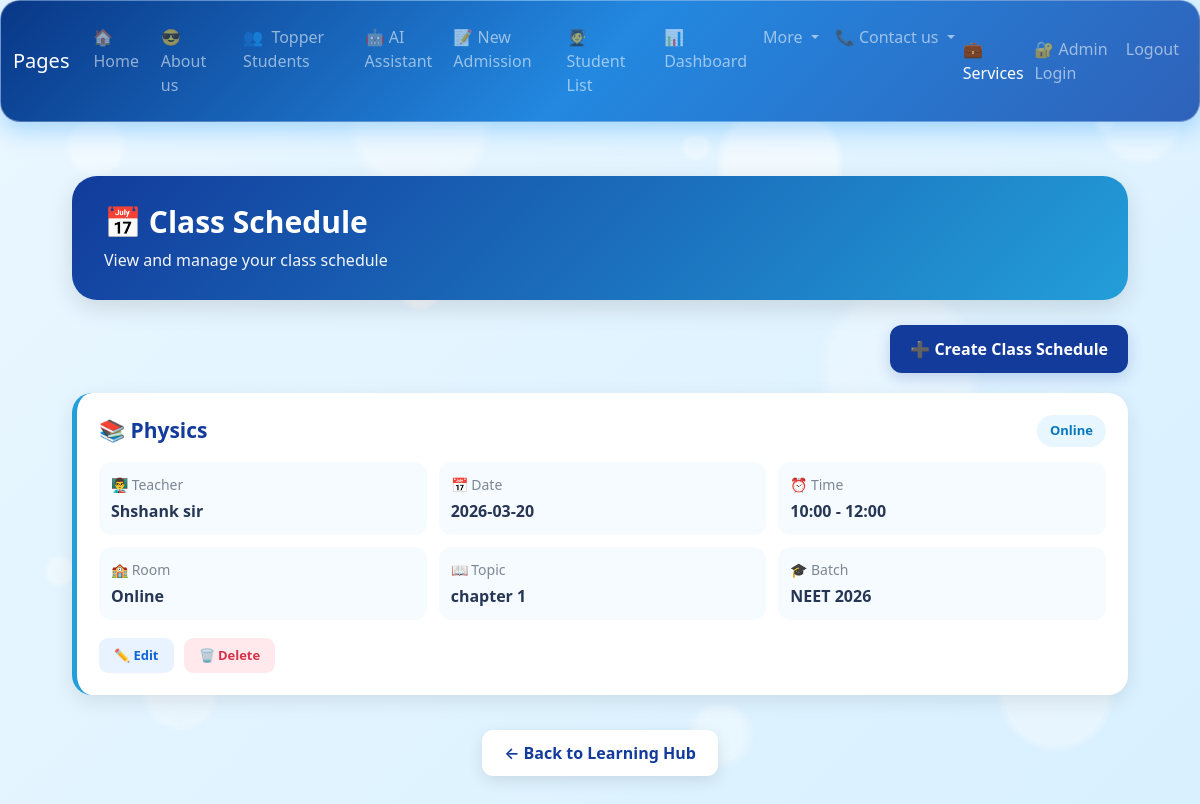
The page /class_schedule (signed in) on the database as committed earlier.
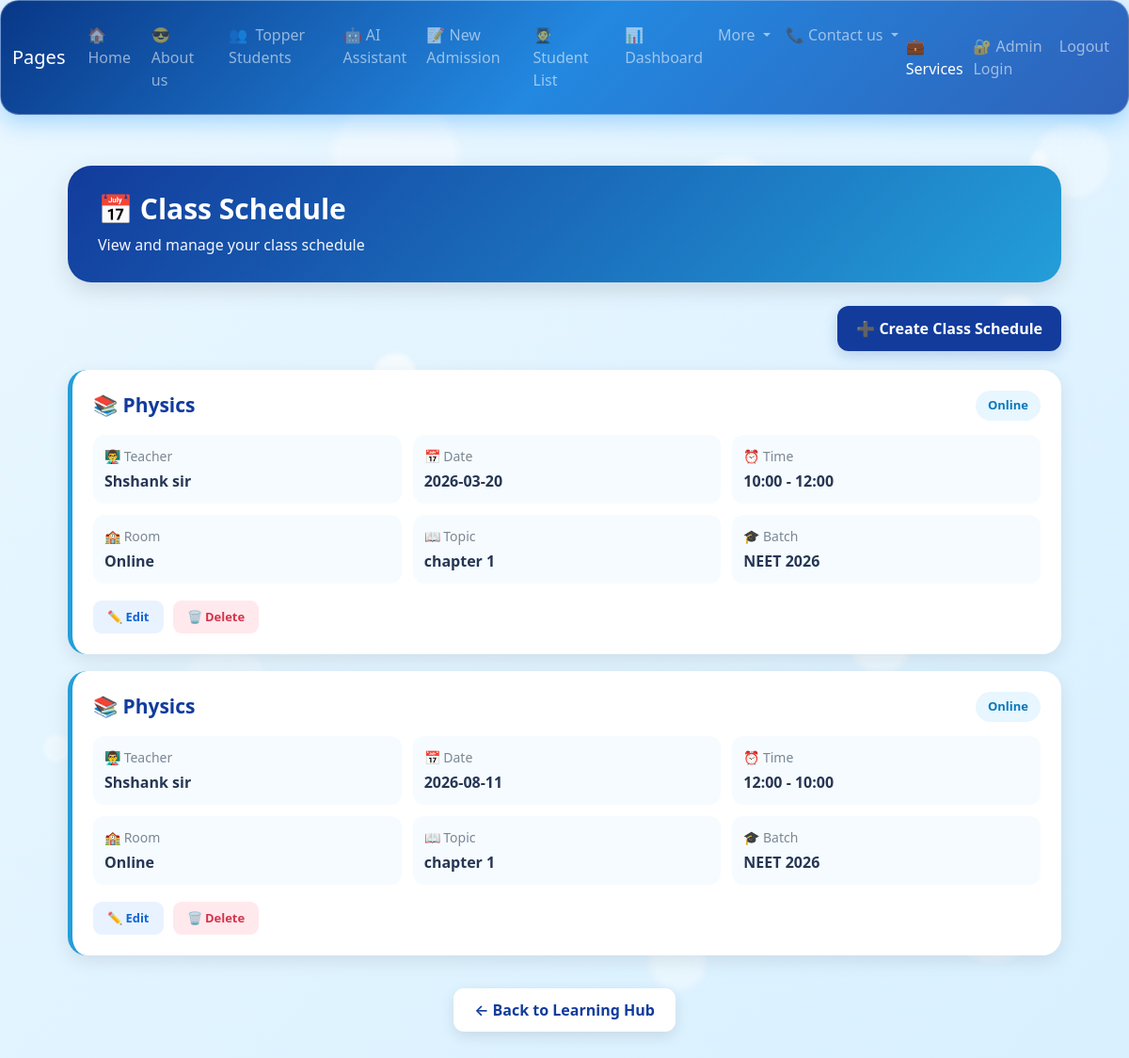
The same page on the database as committed later.
### app.py (models this page shows)
class ClassSchedule(db.Model):
    id = db.Column(db.Integer, primary_key=True)
    subject = db.Column(db.String(100), nullable=False)
    teacher = db.Column(db.String(100), nullable=False)
    class_date = db.Column(db.Date, nullable=False)
    start_time = db.Column(db.String(20), nullable=False)
    end_time = db.Column(db.String(20), nullable=False)
    mode = db.Column(db.String(20), nullable=False)  # Online / Offline
    room = db.Column(db.String(100))
    meeting_link = db.Column(db.String(500))
    topic = db.Column(db.String(200))
    batch = db.Column(db.String(100))
    created_at = db.Column(
        db.DateTime,
        default=datetime.utcnow
    )

### app.py (the view)
@app.route('/class_schedule')
def class_schedule():
    if "user" not in session:
        flash("Please Login First", "warning")
        return redirect(url_for('login'))
    schedules = ClassSchedule.query.order_by(
        ClassSchedule.class_date.asc(),
        ClassSchedule.start_time.asc()
    ).all()
    return render_template(
        'class_schedule.html',
        schedules=schedules
    )

### templates/class_schedule.html (shortened to what this page needs)
{% extends "base.html" %}
{% block content %}
<div class="schedule-container">
    <div class="schedule-header">
        <h1>📅 Class Schedule</h1>
        <p>
            View and manage your class schedule
        </p>
    </div>
    <div class="create-area">
        <a href="{{ url_for('add_class_schedule') }}"
           class="create-btn">
            ➕ Create Class Schedule
        </a>
    </div>
    {% if schedules %}
        {% for schedule in schedules %}
        <div class="schedule-card">
            <div class="schedule-top">
                <div class="subject">
                    📚 {{ schedule.subject }}
                </div>
                <div class="mode">
                    {{ schedule.mode }}
                </div>
            </div>
            <div class="schedule-info">
                <div class="info-box">
                    <small>👨‍🏫 Teacher</small>
                    <strong>{{ schedule.teacher }}</strong>
                </div>
                <div class="info-box">
                    <small>📅 Date</small>
                    <strong>{{ schedule.class_date }}</strong>
                </div>
                <div class="info-box">
                    <small>⏰ Time</small>
                    <strong>
                        {{ schedule.start_time }}
                        -
                        {{ schedule.end_time }}
                    </strong>
                </div>
                <div class="info-box">
                    <small>🏫 Room</small>
                    <strong>
                        {{ schedule.room or 'Online' }}
                    </strong>
                </div>
                <div class="info-box">
                    <small>📖 Topic</small>
                    <strong>
                        {{ schedule.topic or 'Not specified' }}
                    </strong>
                </div>
                <div class="info-box">
                    <small>🎓 Batch</small>
                    <strong>
                        {{ schedule.batch or 'All Batches' }}
                    </strong>
                </div>
            </div>
            {% if session.get("role") == "admin" %}
            <div class="schedule-actions">
                <a href="{{ url_for('edit_class_schedule',
                                    id=schedule.id) }}"
                   class="edit-btn">
                    ✏️ Edit
                </a>
                <a href="{{ url_for('delete_class_schedule',
                                    id=schedule.id) }}"
                   class="delete-btn"
                   onclick="return confirm('Are you sure you want to delete this schedule?');">
                    🗑️ Delete
                </a>
            </div>
            {% endif %}
        </div>
        {% endfor %}
    {% endif %}
    <div class="back-area">
        <a href="{{ url_for('learning_hub') }}"
           class="back-btn">
            ← Back to Learning Hub
        </a>
    </div>
</div>
{% endblock %}

### templates/base.html (shortened to what this page needs)
<!DOCTYPE html>
<html>
    <head>
        <link href="https://cdn.jsdelivr.net/npm/bootstrap@5.3.3/dist/css/bootstrap.min.css" rel="stylesheet">
   <link rel="stylesheet" href="https://cdn.jsdelivr.net/npm/bootstrap-icons@1.11.3/font/bootstrap-icons.css">
    </head>
    <body>
     <nav class="navbar navbar-expand-lg navbar-dark py-3"
     style="
background: linear-gradient(135deg,#093787,#2388e0,#2f62ba);
color:white;
border-radius:20px;
border:1px solid rgba(255,255,255,.3);
box-shadow:0 8px 25px rgba(0,140,255,.3);
";>
            <div class="container-fluid">
                <a href="#" class="navbar-brand">Pages</a>
                <div class="collapse navbar-collapse" id="navbarCollapse">
                    <div class="navbar-nav">
                <a href="{{ url_for('home') }}" class="nav-item nav-link {% if request.endpoint == 'home' %}active fw-bold{% endif %}">🏠&nbsp; Home</a>
                <a href="{{ url_for('about') }}" class="nav-item nav-link {% if request.endpoint == 'about' %}active fw-bold{% endif %}">😎&nbsp; About us</a>
                <a href="{{ url_for('students') }}" class="nav-item nav-link {% if request.endpoint == 'students' %}active fw-bold{% endif %}">👥&nbsp; Topper Students</a>
                <li class="nav-item"><a class="nav-link" href="{{ url_for('ai_assistant') }}"> 🤖 AI Assistant</a></li>
                 <a href="{{ url_for('admission') }}" class="nav-item nav-link {% if request.endpoint == 'admission' %}active fw-bold{% endif %}">📝 New Admission</a>
                    <a href="{{ url_for('student_list') }}" class="nav-item nav-link {% if request.endpoint == 'student_list' %}active fw-bold{% endif %}">🧑‍🎓&nbsp; Student List</a>
                    <a href="{{ url_for('dashboard') }}" class="nav-link">📊 Dashboard</a>
<li class="nav-item dropdown">
    <a class="nav-link dropdown-toggle"
       href="#"
       id="moreDropdown"
       role="button"
       data-bs-toggle="dropdown"
       aria-expanded="false">
        More
    </a>
</li>
                    <div class="nav-item dropdown">
    <a href="#" class="nav-link dropdown-toggle"
       data-bs-toggle="dropdown">
        📞 Contact us
    </a>
</div>
                </div>
                <a href="#" class="nav-item nav-link active">💼Services</a>
            </div>
            <div class="navbar-nav ms-auto">
                <a class="nav-link" href="{{ url_for('login') }}">🔐 Admin Login</a>
               <li class="nav-item">
    <a class="nav-link" href="{{ url_for('logout') }}">
         Logout
    </a>
</li>
            </div>
        </div>
    </nav>
        <div class="container mt-4">
    {% block content %}
    {% endblock %}
</div>
    </body>
</html>

### templates/base.html (style rules this page uses)
body { background:linear-gradient(135deg,#127ecd,#b4e2f6,#127ced); min-height:100vh; overflow-x:hidden; }
body::before { content:""; position:fixed; top:0; left:0; width:100%; height:100%; pointer-events:none; z-index:0; background: radial-gradient(circle at 8% 18%, rgba(255,255,255,.35) 0 25px, transparent 32px), radial-gradient(circle at 20% 65%, rgba(255,255,255,.22) 0 45px, transparent 55px), radial-gradient(circle at 35% 35%, rgba(255,255,255,.30) 0 18px, transparent 25px), radial-gradient(circle at 50% 80%, rgba(255,255,255,.25) 0 35px, transparent 45px), radial-gradient(circle at 65% 20%, rgba(255,255,255,.32) 0 55px, transparent 65px), radial-gradient(circle at 78% 60%, rgba(255,255,255,.25) 0 28px, transparent 38px), radial-gradient(circle at 90% 30%, rgba(255,255,255,.35) 0 20px, transparent 30px), radial-gradient(circle at 88% 85%, rgba(255,255,255,.22) 0 50px, transparent 60px), radial-gradient(circle at 15% 85%, rgba(255,255,255,.18) 0 30px, transparent 40px), radial-gradient(circle at 35% 15%, rgba(255,255,255,.22) 0 60px, transparent 75px), radial-gradient(circle at 60% 90%, rgba(255,255,255,.20) 0 25px, transparent 35px), radial-gradient(circle at 75% 45%, rgba(255,255,255,.15) 0 70px, transparent 85px), radial-gradient(circle at 95% 15%, rgba(255,255,255,.20) 0 35px, transparent 45px), radial-gradient(circle at 35% 35%, rgba(255,255,255,.30) 0 18px, transparent 25px), radial-gradient(circle at 15% 85%, rgba(255,255,255,.18) 0 30px, transparent 40px), radial-gradient(circle at 35% 15%, rgba(255,255,255,.22) 0 60px, transparent 75px), radial-gradient(circle at 60% 90%, rgba(255,255,255,.20) 0 25px, transparent 35px), radial-gradient(circle at 75% 45%, rgba(255,255,255,.15) 0 70px, transparent 85px), radial-gradient(circle at 95% 15%, rgba(255,255,255,.20) 0 35px, transparent 45px), radial-gradient(circle at 35% 35%, rgba(255,255,255,.30) 0 18px, transparent 25px), radial-gradient(circle at 50% 80%, rgba(255,255,255,.25) 0 35px, transparent 45px), radial-gradient(circle at 65% 20%, rgba(255,255,255,.32) 0 55px, transparent 65px), radial-gradient(circle at 78% 60%, rgba(255,255,255,.25) 0 28px, transparent 38px), radial-gradient(circle at 90% 30%, rgba(255,255,255,.35) 0 20px, transparent 30px), radial-gradient(circle at 88% 85%, rgba(255,255,255,.22) 0 50px, transparent 60px), radial-gradient(circle at 12% 25%, rgba(255,255,255,.25) 0 8px, transparent 14px), radial-gradient(circle at 28% 55%, rgba(255,255,255,.45) 0 12px, transparent 18px), radial-gradient(circle at 45% 75%, rgba(255,255,255,.28) 0 7px, transparent 13px), radial-gradient(circle at 58% 18%, rgba(255,255,255,.22) 0 10px, transparent 16px), radial-gradient(circle at 72% 80%, rgba(255,255,255,.25) 0 9px, transparent 15px), radial-gradient(circle at 88% 50%, rgba(255,255,255,.20) 0 13px, transparent 20px), radial-gradient(circle at 92% 15%, rgba(255,255,255,.30) 0 6px, transparent 12px), radial-gradient(circle at 5% 70%, rgba(255,255,255,.22) 0 11px, transparent 17px), radial-gradient(circle at 12% 25%, rgba(255,255,255,.25) 0 8px, transparent 14px), radial-gradient(circle at 28% 55%, rgba(255,255,255,.45) 0 12px, transparent 18px), radial-gradient(circle at 45% 75%, rgba(255,255,255,.28) 0 7px, transparent 13px), radial-gradient(circle at 58% 18%, rgba(255,255,255,.22) 0 10px, transparent 16px), radial-gradient(circle at 72% 80%, rgba(255,255,255,.25) 0 9px, transparent 15px), radial-gradient(circle at 88% 50%, rgba(255,255,255,.20) 0 13px, transparent 20px), radial-gradient(circle at 92% 15%, rgba(255,255,255,.30) 0 6px, transparent 12px), radial-gradient(circle at 5% 70%, rgba(255,255,255,.22) 0 11px, transparent 17px); filter:blur(1px); animation:bubbleMove 2s ease-in-out infinite alternate; }
body > * { position:relative; z-index:1; }
body > * { position: relative; z-index: 1; }
.navbar { position: relative !important; z-index: 1000 !important; }

Rows that differ between the two databases and show on the page:
added ClassSchedule: subject "Physics", mode "Online", teacher "Shshank sir", class_date "2026-08-11", start_time "12:00", end_time "10:00", room "Online", topic "chapter 1", batch "NEET 2026"
